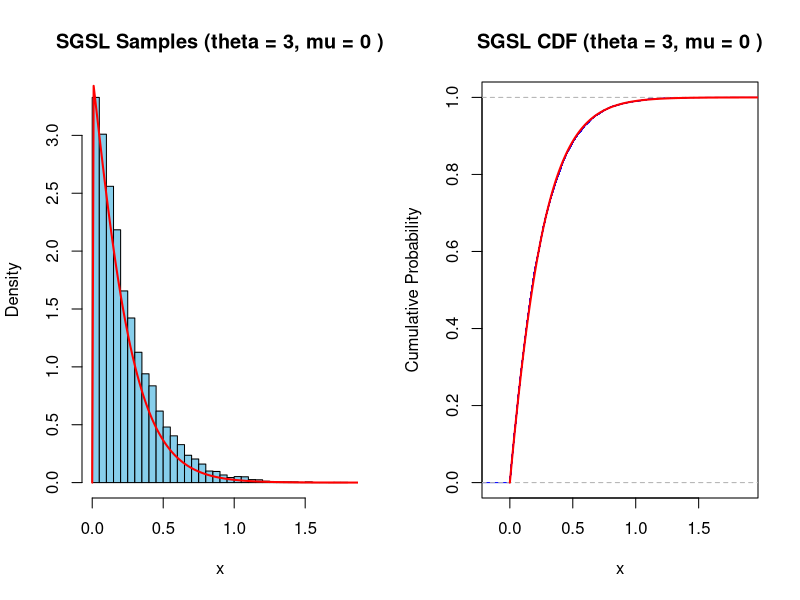
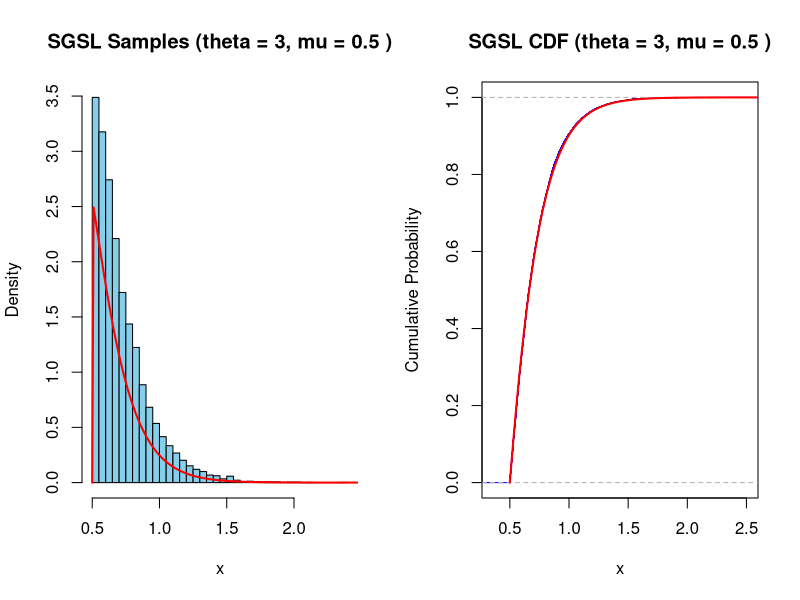
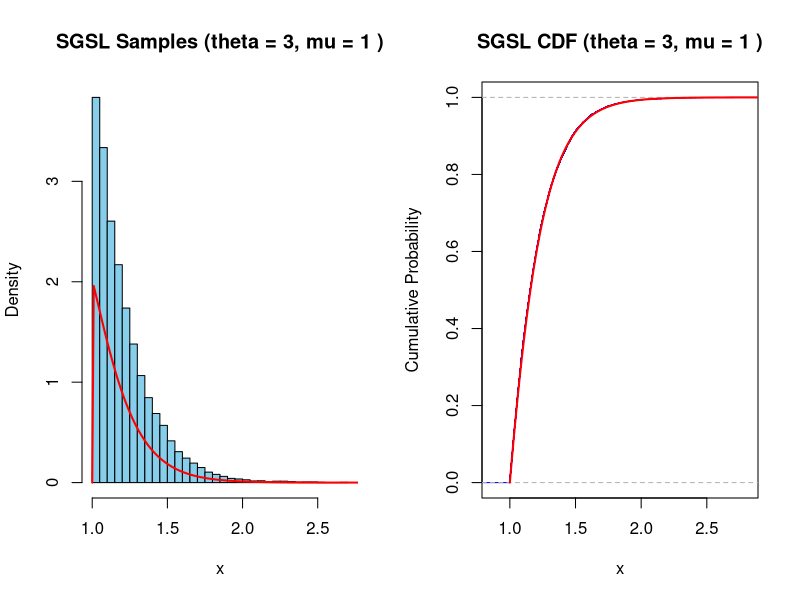

The R source for these figures, in order:
# ---- Define Functions (with support restriction) ----
F_shifted_lindley <- function(x, theta, mu) {
  ifelse(x > mu, 1 - ((1 + theta * (1 + x)) / (1 + theta * (1 + mu))) * exp(-theta * (x - mu)), 0)
}

f_shifted_lindley <- function(x, theta, mu) {
  ifelse(x > mu, (theta^2 / (1 + theta * (1 + mu))) * exp(-theta * (x - mu)), 0)
}

G_SGSL <- function(x, theta, mu) {
  sin((pi / 2) * F_shifted_lindley(x, theta, mu))
}

g_SGSL <- function(x, theta, mu) {
  ifelse(x > mu, (pi / 2) * abs(cos((pi / 2) * F_shifted_lindley(x, theta, mu))) * f_shifted_lindley(x, theta, mu), 0)
}

# ---- Inverse CDF of Shifted Lindley (Using uniroot for numerical inversion) ----

inverse_F_shifted_lindley <- function(p, theta, mu) {
  f <- function(x) F_shifted_lindley(x, theta, mu) - p
  uniroot(f, c(mu, mu + 100), tol = .Machine$double.eps^0.5)$root  # Start search from mu
}

# ---- Inverse Transform Sampling Function ----

rSGSL <- function(n, theta, mu) {
  U <- runif(n)  # Generate uniform random variables
  sapply(U, function(u) inverse_F_shifted_lindley((2/pi) * asin(u), theta, mu))
}


# ---- Simulation & Plotting ----

theta <- 3
mu_values <- c(0, 0.5, 1) 
n <- 10000  # Number of random samples

# Plotting
par(mfrow = c(1, 2))  # Arrange plots in a row

for (mu in mu_values) {
  # Generate samples
  samples <- rSGSL(n, theta, mu)

  # Calculate theoretical PDF values for plotting
  x_values <- seq(mu, 10, by = 0.01)  # Start x_values from mu
  pdf_values <- g_SGSL(x_values, theta, mu)

  # Histogram of Simulated Samples
  hist(samples, breaks = 30, freq = FALSE, col = "skyblue",
       xlab = "x", ylab = "Density", main = paste("SGSL Samples (theta = 3, mu =", mu, ")"))
  lines(x_values, pdf_values, col = "red", lwd = 2)  # Overlay theoretical PDF

  # Empirical CDF vs. Theoretical CDF
  plot(ecdf(samples), col = "blue", pch = ".", verticals = TRUE, do.points = FALSE,
       xlab = "x", ylab = "Cumulative Probability", main = paste("SGSL CDF (theta = 3, mu =", mu, ")"))
  lines(x_values, G_SGSL(x_values, theta, mu), col = "red", lwd = 2)
}

